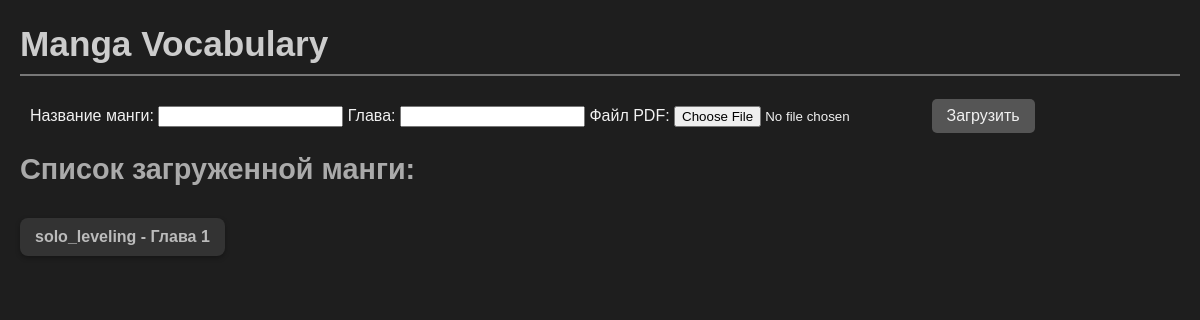
Before: / with the older database file.
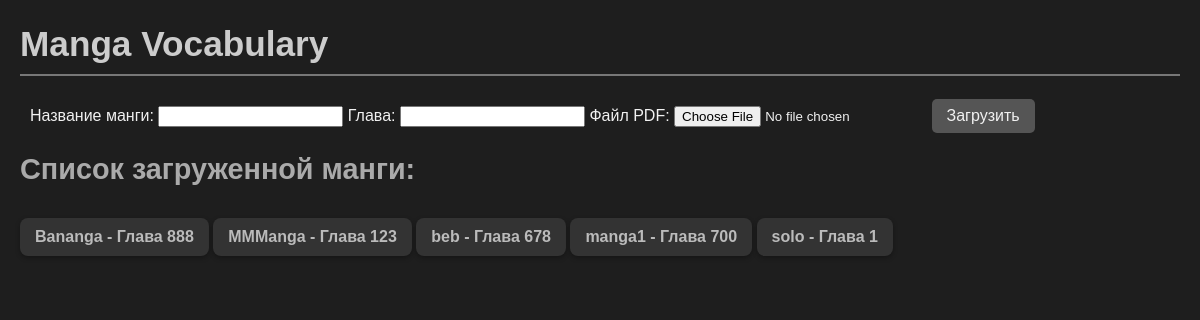
After: the same page with the newer database file.
### tables this page shows
CREATE TABLE manga (
            id INTEGER PRIMARY KEY,
            title TEXT,
            chapter INTEGER,
            text TEXT,
            pdf_filename TEXT UNIQUE,
            UNIQUE(title, chapter)
        );

### main.py (the view)
@app.route('/')
def index():
    manga_list = query_db("SELECT title, chapter FROM manga")
    return render_template('index.html', manga_list=manga_list)

### main.py (called while the page is built)
def query_db(query, args=(), one=False):
    con = sqlite3.connect(DATABASE)
    cur = con.execute(query, args)
    rv = cur.fetchall()
    con.close()
    return (rv[0] if rv else None) if one else rv

### templates/index.html (shortened to what this page needs)
<!DOCTYPE html>
<html lang="ru">
<head>
    <link rel="stylesheet" href="{{ url_for('static', filename='styles.css') }}">
</head>
<body>
    <h1>Manga Vocabulary</h1>
    <form action="/upload" method="post" enctype="multipart/form-data">
        <label for="title">Название манги:</label>
        <input type="text" id="title" name="title" required>
        <label for="chapter">Глава:</label>
        <input type="number" id="chapter" name="chapter" required>
        <label for="file">Файл PDF:</label>
        <input type="file" id="file" name="file" accept="application/pdf" required>
        <button type="submit">Загрузить</button>
    </form>
    <h2>Список загруженной манги:</h2>
    <ul>
        {% for manga in manga_list %}
            <li>
                <a href="/manga/{{ manga[0] }}/{{ manga[1] }}/options">{{ manga[0] }} - Глава {{ manga[1] }}</a>
            </li>
        {% endfor %}
    </ul>
</body>
</html>

### static/styles.css (style rules this page uses)
body { font-family: Arial, sans-serif; margin: 20px; background-color: #1e1e1e; color: #f1f1f1; }
h1 { color: #cccccc; font-size: 2.2em; border-bottom: 2px solid #777777; padding-bottom: 10px; }
h2 { color: #aaaaaa; font-size: 1.8em; margin-top: 20px; }
ul { list-style-type: none; padding: 0; }
ul li { display: inline-block; background: #333333; margin: 8px 0; padding: 10px 15px; border-radius: 8px; box-shadow: 0 2px 5px rgba(0, 0, 0, 0.3); }
form { display: inline; margin-left: 10px; }
button { background-color: #555555; color: #f1f1f1; border: none; padding: 8px 15px; border-radius: 5px; cursor: pointer; font-size: 1em; transition: background-color 0.3s ease; }
a { color: #bbbbbb; text-decoration: none; font-weight: bold; }

Changed rows visible on the page:
added manga: title "Bananga", chapter "888"
added manga: title "MMManga", chapter "123"
added manga: title "beb", chapter "678"
added manga: title "manga1", chapter "700"
changed manga: title "solo_leveling" → "solo"
